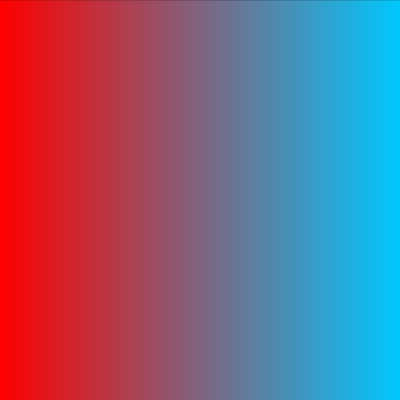
Frame 1 (no input)
Frame 60 (the mouse pressed at the canvas centre just before this capture): identical to frame 1, image omitted
Frame 120 (the mouse held since frame 60 and released just before this capture): identical to frame 1, image omitted

The Processing sketch that drew this single still picture (run headless with seeded random() and noise(); from frame 60 on, the mouse is pressed at the canvas centre):

// Processing sketch: gradient1_java
// ── gradient1_java.pde
void setup() {
  size(400, 400);
}

void draw() {
  background(0); 
  for (int x=0; x<width; x++) {
    //maps color values from full range of value to pixels available, creating a smooth and full transition
    float r = map(x, 0,width, 255,0);
    float g = map(x, 0,width, 0,200);
    float b = map(x, 0,width, 0,255);

    //draws a line that has the specific rgb value
    stroke(r,g,b);
    line(x, 0, x, height);
  }
}

void keyPressed() {
  save("gradient.jpg");
}
